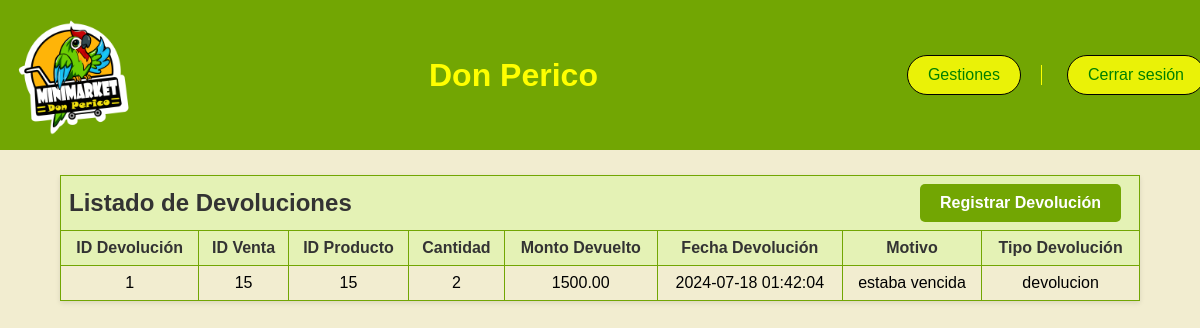
The app's page /scriptsql/devoluciones/ver_devoluciones.php with its own data.
### tables this page shows
CREATE TABLE `devoluciones` (
  `id` int(11) NOT NULL,
  `id_venta` int(11) DEFAULT NULL,
  `id_producto` int(11) DEFAULT NULL,
  `cantidad` int(11) DEFAULT NULL,
  `monto_devuelto` decimal(10,2) DEFAULT NULL,
  `fecha_devolucion` datetime DEFAULT current_timestamp(),
  `motivo` varchar(255) DEFAULT NULL,
  `tipo_devolucion` enum('devolucion','cambio') DEFAULT NULL
);

### scriptsql/devoluciones/ver_devoluciones.php (the view, shortened to what this page needs)
<?php
require 'config/conexion.php';
?>
<!DOCTYPE html>
<html lang="es">
<head>
    <link rel="stylesheet" href="css/ver_devoluciones.css" />
</head>
<body>
<?php include "../inventario/header.php"; ?>
    <main>
        <div class="container">
            <table class="table">
                <thead>
                    <tr>
                        <th colspan="8" class="table-header">
                            <div class="header-content">
                                <h2 class="text-left">Listado de Devoluciones</h2>
                                <div class="button-group">
                                    <a href="registrar_devolucion.php" class="button">Registrar Devolución</a>
                                </div>
                            </div>
                        </th>
                    </tr>
                    <tr>
                        <th scope="col">ID Devolución</th>
                        <th scope="col">ID Venta</th>
                        <th scope="col">ID Producto</th>
                        <th scope="col">Cantidad</th>
                        <th scope="col">Monto Devuelto</th>
                        <th scope="col">Fecha Devolución</th>
                        <th scope="col">Motivo</th>
                        <th scope="col">Tipo Devolución</th>
                    </tr>
                </thead>
                <tbody>
                    <?php
                    $sql = "SELECT id, id_venta, id_producto, cantidad, monto_devuelto, fecha_devolucion, motivo, tipo_devolucion FROM devoluciones";
                    $resultado = $conexion->query($sql);
                    if ($resultado->num_rows > 0) {
                        while ($devolucion = $resultado->fetch_assoc()) {
                            ?>
                            <tr>
                                <td><?php echo htmlspecialchars($devolucion['id']); ?></td>
                                <td><?php echo htmlspecialchars($devolucion['id_venta']); ?></td>
                                <td><?php echo htmlspecialchars($devolucion['id_producto']); ?></td>
                                <td><?php echo htmlspecialchars($devolucion['cantidad']); ?></td>
                                <td><?php echo htmlspecialchars($devolucion['monto_devuelto']); ?></td>
                                <td><?php echo htmlspecialchars($devolucion['fecha_devolucion']); ?></td>
                                <td><?php echo htmlspecialchars($devolucion['motivo']); ?></td>
                                <td><?php echo htmlspecialchars($devolucion['tipo_devolucion']); ?></td>
                            </tr>
                            <?php
                        }
                    } else {
                        echo "<tr><td colspan='8'>No se encontraron devoluciones.</td></tr>";
                    }
                    ?>
                </tbody>
            </table>
        </div>
    </main>
</body>
</html>

### scriptsql/devoluciones/css/ver_devoluciones.css (style rules this page uses)
body { font-family: sans-serif; margin: 0; background-color: #F2EDD0; padding-top: 155px; }
h1, h2 { margin: 0; font-size: 1.5em; font-family: sans-serif; }
.container { width: 90%; max-width: 1200px; margin: 20px auto; text-align: center; }
.table { width: 100%; border-collapse: collapse; margin-bottom: 20px; box-shadow: 0 2px 5px rgba(0, 0, 0, 0.1); }
.table-header { background-color: #72A603; padding: 10px; text-align: center; }
.header-content { display: flex; justify-content: space-between; align-items: center; }
.header-content .text-left { margin: 0; font-size: 1.5em; color: #333; text-align: left; }
.button-group { display: flex; gap: 10px; }
.table th, .table td { border: 1px solid #72A603; padding: 8px; text-align: center; }
.table th { background-color: #E4F2B5; color: #333; }
a { color: #72A603; text-decoration: none; margin: 0 10px; }
a.button { display: inline-block; padding: 10px 20px; background-color: #72A603; color: #fff; border-radius: 5px; transition: background-color 0.3s ease; }

### inventario/header.php (style rules this page uses)
.body-dp { font-family: sans-serif; margin: 0; background-color: #F2EDD0; }

### records on screen
devoluciones: id "1", id_venta "15", id_producto "15", cantidad "2", monto_devuelto "1500.00", fecha_devolucion "2024-07-18 01:42:04", motivo "estaba vencida", tipo_devolucion "devolucion"
